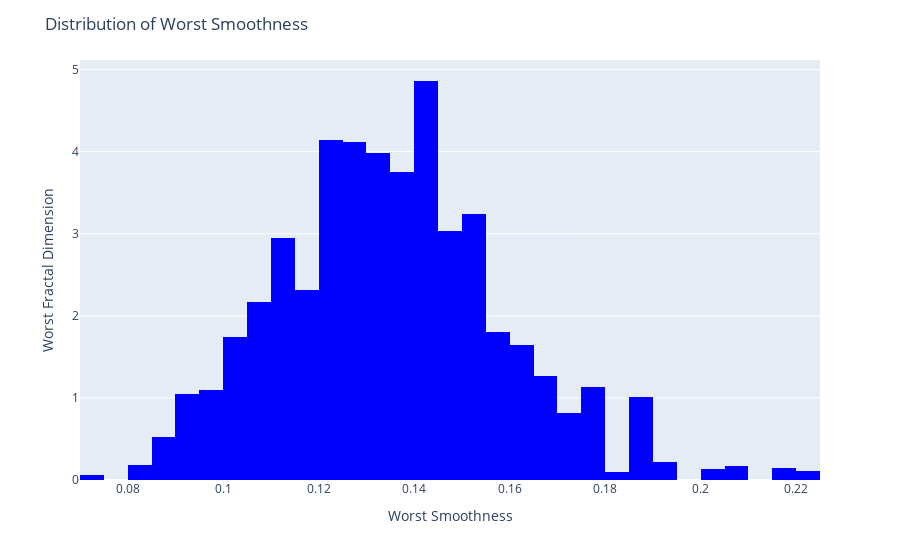

Source (notebook cell):
### Code cell
# Visualizaion

fig = px.histogram(df,
                   x = 'worst smoothness',
                   y = 'worst fractal dimension',
                   color_discrete_sequence=px.colors.sequential.Bluered)
fig.update_layout(title = "Distribution of Worst Smoothness",
                  xaxis_title = "Worst Smoothness",
                  yaxis_title = "Worst Fractal Dimension")
fig.show()

### Figure 1 — Plotly figure (JSON) as saved in the notebook; plotly's stock layout.template omitted (floating-point values rounded to 4 significant figures; data arrays with more than 128 entries replaced by an {"elided": "..."} marker saying what was removed)
{"data": [{"alignmentgroup": "True", "bingroup": "x", "histfunc": "sum", "hovertemplate": "worst smoothness=%{x}<br>sum of worst fractal dimension=%{y}<extra></extra>", "legendgroup": "", "marker": {"color": "rgb(0,0,255)", "pattern": {"shape": ""}}, "name": "", "offsetgroup": "", "orientation": "v", "showlegend": false, "type": "histogram", "x": {"elided": "569 float values"}, "xaxis": "x", "y": {"elided": "569 float values"}, "yaxis": "y"}], "layout": {"barmode": "relative", "legend": {"tracegroupgap": 0}, "margin": {"t": 60}, "title": {"text": "Distribution of Worst Smoothness"}, "xaxis": {"anchor": "y", "domain": [0, 1], "title": {"text": "Worst Smoothness"}}, "yaxis": {"anchor": "x", "domain": [0, 1], "title": {"text": "Worst Fractal Dimension"}}}}
